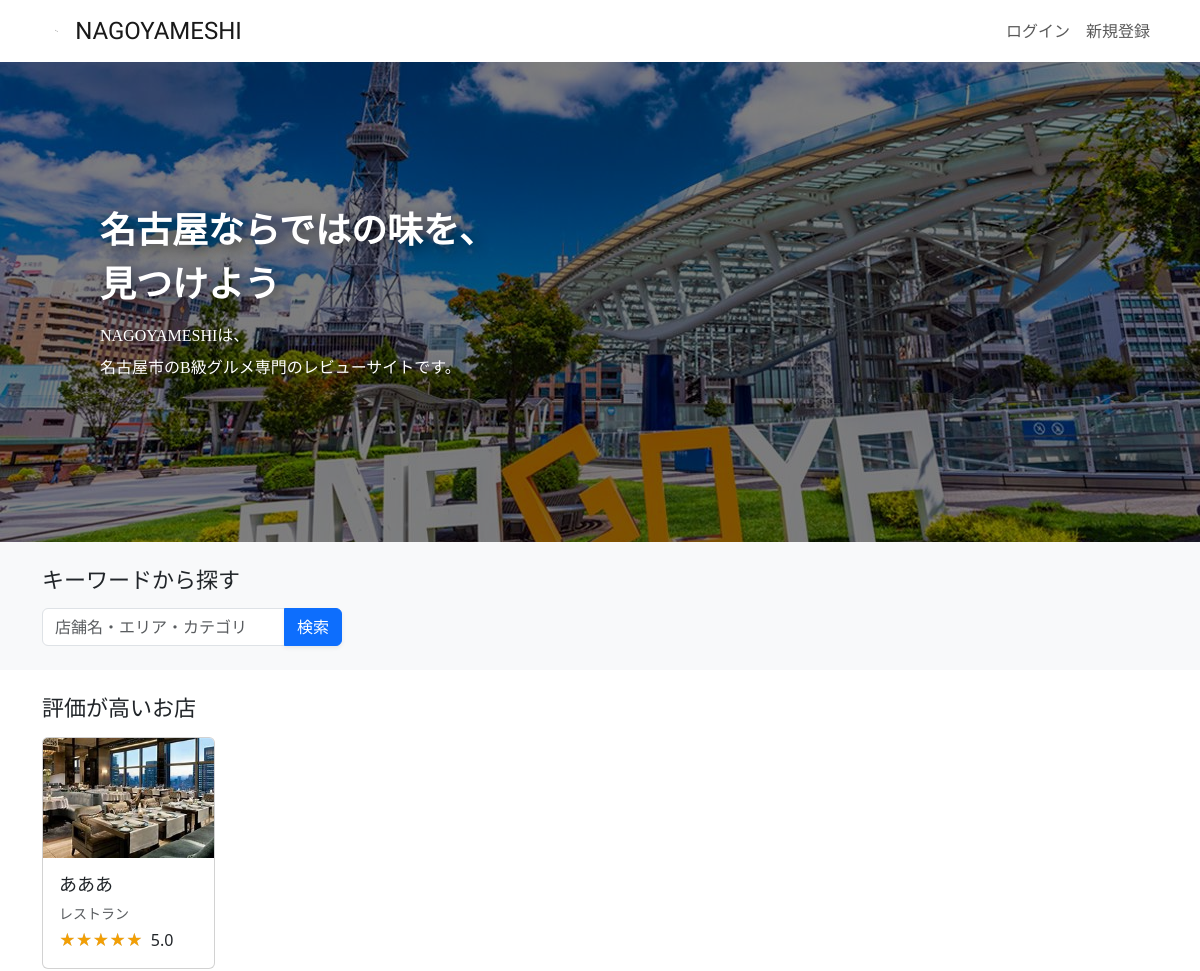
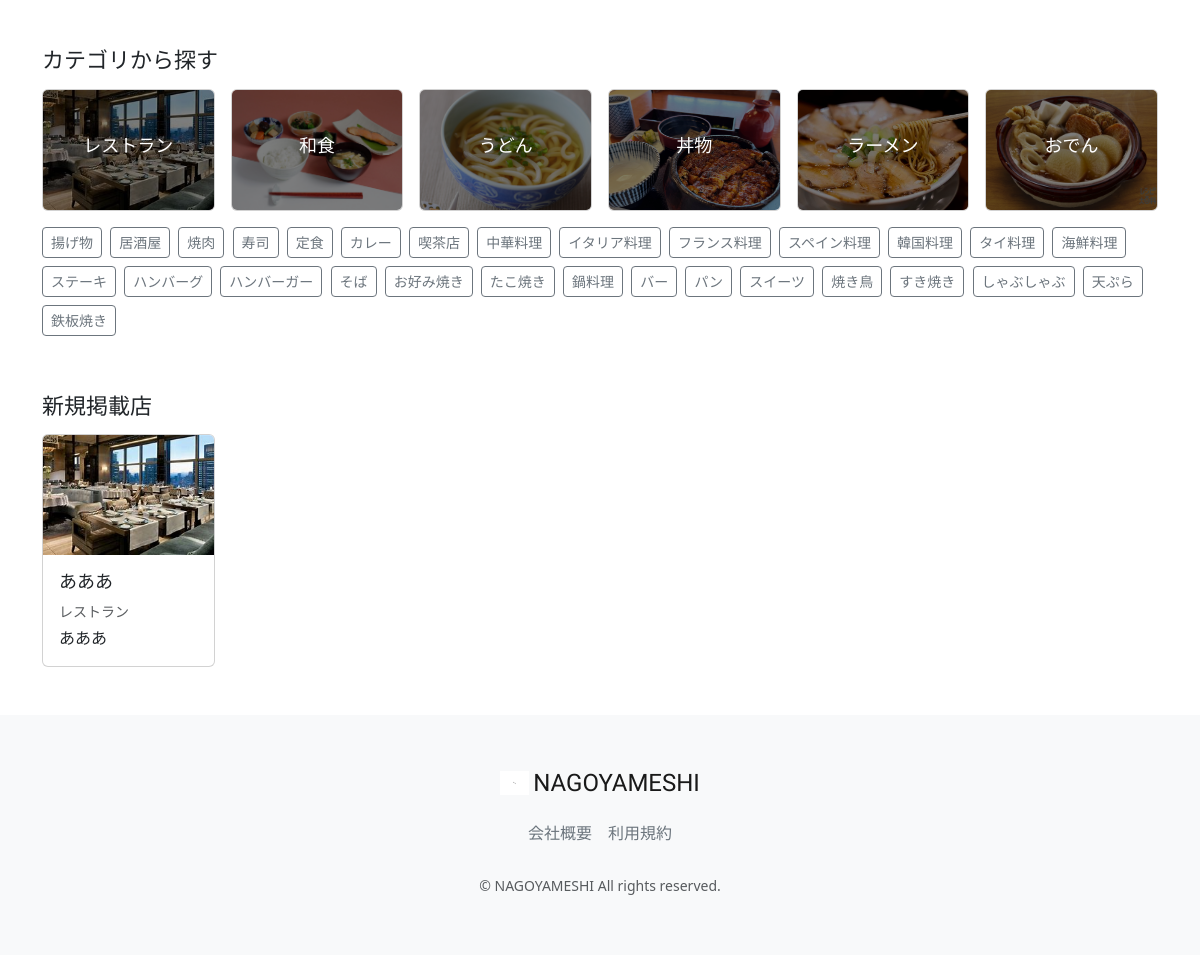
The page / on the database its author committed (2 pictures, top to bottom).
### restaurant/models.py (models this page shows, shortened)
class Restaurant(models.Model):
    name = models.CharField(verbose_name='店舗名', max_length=64)
    description = models.CharField(verbose_name='説明', max_length=128)
    price = models.CharField(verbose_name='価格帯', max_length=32)
    zip_code = models.CharField(verbose_name='郵便番号', max_length=32)
    address = models.CharField(verbose_name='住所', max_length=128)
    business_time = models.CharField(verbose_name='営業時間', max_length=64)
    close_day_of_week = models.CharField(verbose_name='定休日', max_length=32)
    seats_number = models.CharField(verbose_name='座席数', max_length=32)
    category = models.ForeignKey(Category, verbose_name='カテゴリー', on_delete=models.PROTECT)
    rate = models.FloatField(verbose_name='レート', default=0.0)
    review_num = models.IntegerField(verbose_name='レビュー数', default=0)
    reservation_num = models.IntegerField(verbose_name='予約数', default=0)
    photo = models.ImageField(verbose_name='写真', blank=True, null=True)
    created_at = models.DateTimeField(verbose_name='作成日時', auto_now_add=True)
    updated_at = models.DateTimeField(verbose_name='更新日時', auto_now=True)
    class Meta:
        verbose_name_plural = 'Restaurant'

class Category(models.Model):
    name = models.CharField(verbose_name='カテゴリー名', max_length=64)
    photo = models.ImageField(verbose_name='写真', blank=True, null=True)
    class Meta:
        verbose_name_plural = 'Category'
    def __str__(self):
        return self.name

### restaurant/views.py (the view)
# urls.py: path("", views.TopPageView.as_view(), name="top_page"),
class TopPageView(generic.ListView):
    template_name = "top_page.html"
    model = models.Restaurant
    queryset = models.Restaurant.objects.order_by('-rate')
    context_object_name = 'restaurant_list'
    def get_context_data(self, **kwargs):
        if 'price_session' in self.request.session:
            self.request.session['price_session'] = 0
        if 'keyword_session' in self.request.session:
            self.request.session['keyword_session'] = ''
        if 'category_session' in self.request.session:
            self.request.session['category_session'] = ''
        if 'select_sort' in self.request.session:
            self.request.session['select_sort'] = '-created_at'
        context = super(TopPageView, self).get_context_data(**kwargs)
        category_list = models.Category.objects.all()
        new_restaurant_list =models.Restaurant.objects.all().order_by('-created_at')
        context.update({
            'category_list': category_list,
            'new_restaurant_list': new_restaurant_list,
        })
        return context

### restaurant/templates/top_page.html (shortened to what this page needs)
{% extends 'layout/base.html' %}
{% load static %}
{% block stylesheet %}
<link rel="stylesheet" href="https://cdn.jsdelivr.net/npm/swiper@8/swiper-bundle.min.css">
{% endblock %}
{% block content %}
<main>
    <div>
        <div class="swiper">
            <div class="swiper-wrapper">
                <div class="swiper-slide">
                    <img src="{% static 'images/main/main1.jpeg' %}">
                </div>
                <div class="swiper-slide">
                </div>
                <div class="d-flex align-items-center overlay-background">
                    <div class="container nagoyameshi-container overlay-text">
                        <h1 class="text-white catchphrase-heading">名古屋ならではの味を、<br>見つけよう</h1>
                        <p class="text-white catchphrase-paragraph">NAGOYAMESHIは、<br>名古屋市のB級グルメ専門のレビューサイトです。</p>
                    </div>
                </div>
            </div>
        </div>
    </div>
    <div class="bg-light mb-4 py-4">
        <div class="container nagoyameshi-container">
            <h2 class="mb-3">キーワードから探す</h2>
            <form method="GET" action="{% url 'restaurant_list' %}" class="user-search-box">
                <div class="input-group">
                    <input type="text" class="form-control" placeholder="店舗名・エリア・カテゴリ" name="keyword">
                    <button type="submit" class="btn btn-primary text-white shadow-sm">検索</button>
                </div>
            </form>
        </div>
    </div>
    <div class="container nagoyameshi-container">
        <h2 class="mb-3">評価が高いお店</h2>
        <div class="row row-cols-xl-6 row-cols-md-3 row-cols-2 g-3 mb-5">
            {% for restaurant in restaurant_list %}
            <div class="col">
                <a href="{% url 'restaurant_detail' restaurant.id %}" class="link-dark card-link">
                    <div class="card h-100">
                        {% if restaurant.photo %}
                        <img src="{{ restaurant.photo.url }}" class="card-img-top vertical-card-image">
                        {% endif %}
                        <div class="card-body">
                            <h3 class="card-title">{{ restaurant.name }}</h3>
                            <div class="text-muted small mb-1">
                                <div class="d-inline-block">{{ restaurant.category }}</div>
                            </div>
                            <p class="card-text">
                                <span class="star-rating me-1" data-rate="5"></span> 5.0
                            </p>
                        </div>
                    </div>
                </a>
            </div>
            {% endfor %}
        </div>
        <h2 class="mb-3">カテゴリから探す</h2>
        <div class="row row-cols-xl-6 row-cols-md-3 row-cols-2 g-3 mb-3">
            {% for category in category_list %}
            {% if forloop.counter < 7 %}
            <div class="col">
                <a href="{% url 'restaurant_list' %}?category={{ category.name }}&button_type=category" class="card-link">
                    <div class="card text-white">
                        {% if category.photo %}
                        <img src="{{ category.photo.url }}" class="card-img vertical-card-image" alt="{{ category.name }}">
                        {% endif %}
                        <div class="card-img-overlay d-flex justify-content-center align-items-center overlay-background">
                            <h3 class="card-title category-name">{{ category.name }}</h3>
                        </div>
                    </div>
                </a>
            </div>
            {% endif %}
            {% endfor %}
        </div>
        <div class="mb-5">
            {% for category in category_list %}
            {% if forloop.counter > 6 %}
            <a href="{% url 'restaurant_list' %}?category={{ category.name }}&button_type=category" class="btn btn-outline-secondary btn-sm me-1 mb-2">{{ category.name }}</a>
            {% endif %}
            {% endfor %}
        </div>
        <h2 class="mb-3">新規掲載店</h2>
        <div class="row row-cols-xl-6 row-cols-md-3 row-cols-2 g-3 mb-5">
            {% for new_restaurant in new_restaurant_list %}
            <div class="col">
                <a href="{% url 'restaurant_detail' new_restaurant.id %}" class="link-dark card-link">
                    <div class="card h-100">
                        {% if new_restaurant.photo %}
                        <img src="{{ new_restaurant.photo.url }}" class="card-img-top vertical-card-image">
                        {% endif %}
                        <div class="card-body">
                            <h3 class="card-title">{{ new_restaurant.name }}</h3>
                            <div class="text-muted small mb-1">
                                <div class="d-inline-block">{{ new_restaurant.category }}</div>
                            </div>
                            <p class="card-text">{{ new_restaurant.description|truncatechars:20 }}</p>
                        </div>
                    </div>
                </a>
            </div>
            {% endfor %}
        </div>
    </div>
</main>
{% endblock %}

### static/css/nagoyameshi.css (style rules this page uses)
h1 { font-size: 1.5rem; }
h2 { font-size: 1.375rem; }
h3 { font-size: 1.125rem; }
.user-search-box { max-width: 300px; }
a { text-decoration: none !important; }
.vertical-card-image { width: 100%; height: 120px; object-fit: cover; }
.swiper { width: 100%; height: 480px; }
.swiper img { width: 100%; height: 480px; object-fit: cover; }
.overlay-background { position: absolute; width: 100%; height: 100%; background-color: rgba(0, 0, 0, 0.5); z-index: 10; }
.overlay-text { padding: 0 70px; }
.catchphrase-heading { font-size: 36px; line-height: 1.5; font-family: 'Noto Serif JP', serif; font-weight: 600; text-shadow: 0.25rem 0.25rem 1rem rgb(0 0 0 / 60%); }
.catchphrase-paragraph { font-size: 16px; line-height: 2; font-family: 'Noto Serif JP', serif; font-weight: 400; text-shadow: 0.25rem 0.25rem 1rem rgb(0 0 0 / 60%); }
.card-link { transition: 0.3s; }
.category-name { text-shadow: 0.25rem 0.25rem 1rem rgb(0 0 0 / 60%); }
.star-rating { position: relative; z-index: 0; display: inline-block; white-space: nowrap; color: #CCCCCC; }
.star-rating:before, .star-rating:after { content: '★★★★★'; }
.star-rating:after { position: absolute; z-index: 1; top: 0; left: 0; overflow: hidden; white-space: nowrap; color: #F29F05; }
.star-rating[data-rate="5"]:after { width: 100%; }

### rows shown on the page
Restaurant: photo (picture), name "あああ", category "レストラン", description "あああ"
Category: photo (picture), name "レストラン"
Category: photo (picture), name "和食"
Category: photo (picture), name "うどん"
Category: photo (picture), name "丼物"
Category: photo (picture), name "ラーメン"
Category: photo (picture), name "おでん"
Category: name "揚げ物"
Category: name "居酒屋"
Category: name "焼肉"
Category: name "寿司"
Category: name "定食"
Category: name "カレー"
Category: name "喫茶店"
Category: name "中華料理"
Category: name "イタリア料理"
Category: name "フランス料理"
Category: name "スペイン料理"
Category: name "韓国料理"
Category: name "タイ料理"
Category: name "海鮮料理"
Category: name "ステーキ"
Category: name "ハンバーグ"
Category: name "ハンバーガー"
Category: name "そば"
Category: name "お好み焼き"
Category: name "たこ焼き"
Category: name "鍋料理"
Category: name "バー"
Category: name "パン"
Category: name "スイーツ"
Category: name "焼き鳥"
Category: name "すき焼き"
Category: name "しゃぶしゃぶ"
Category: name "天ぷら"
Category: name "鉄板焼き"
